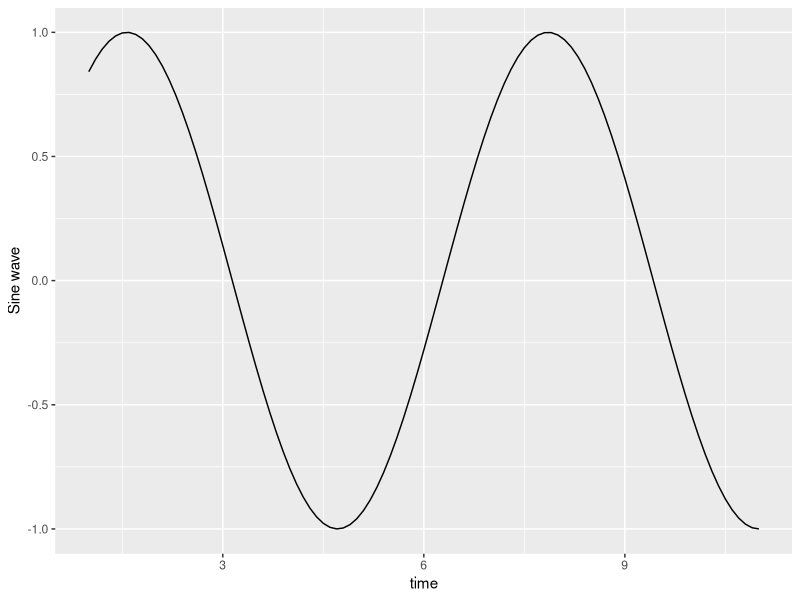
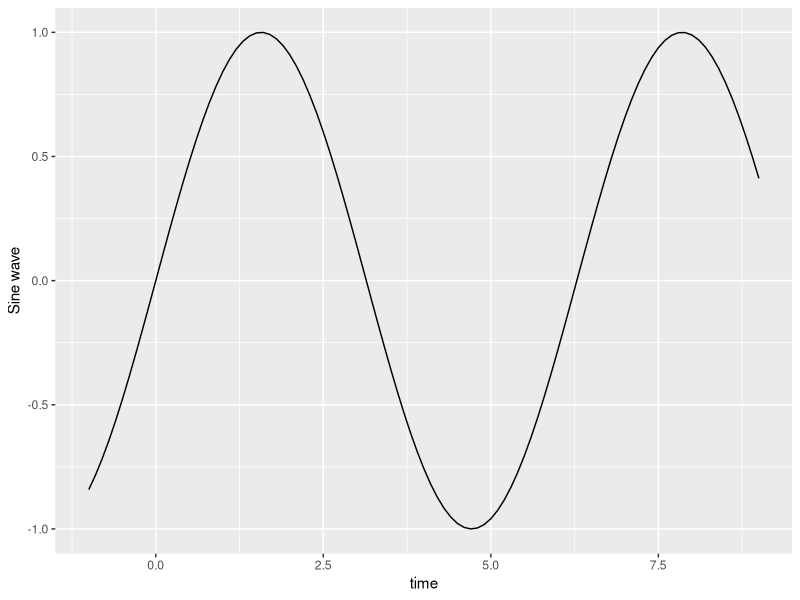
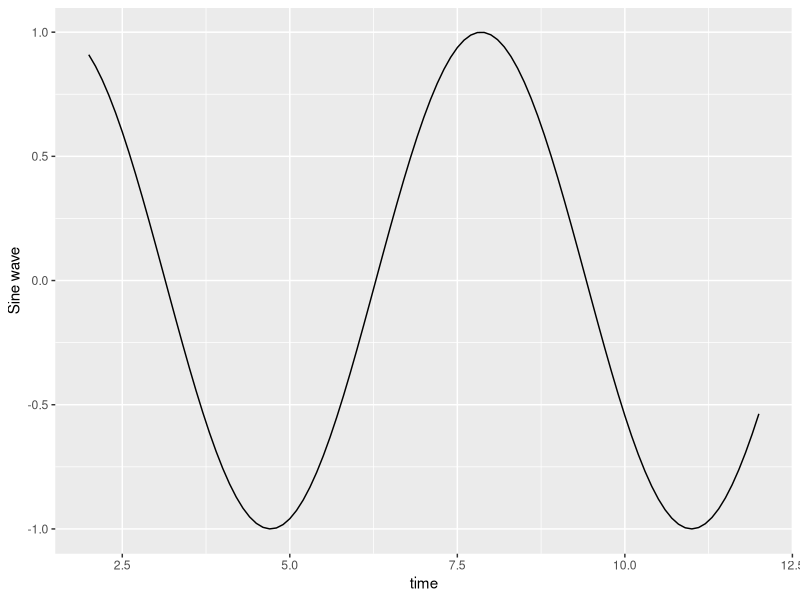
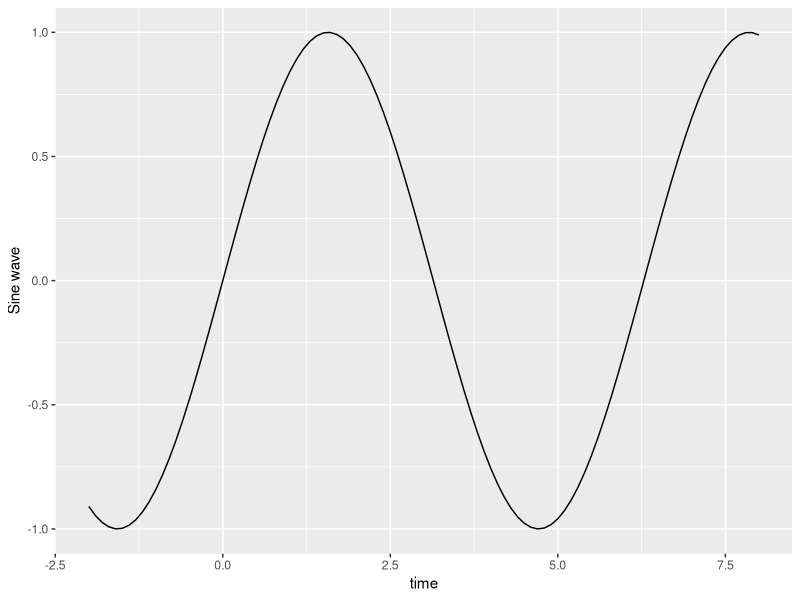
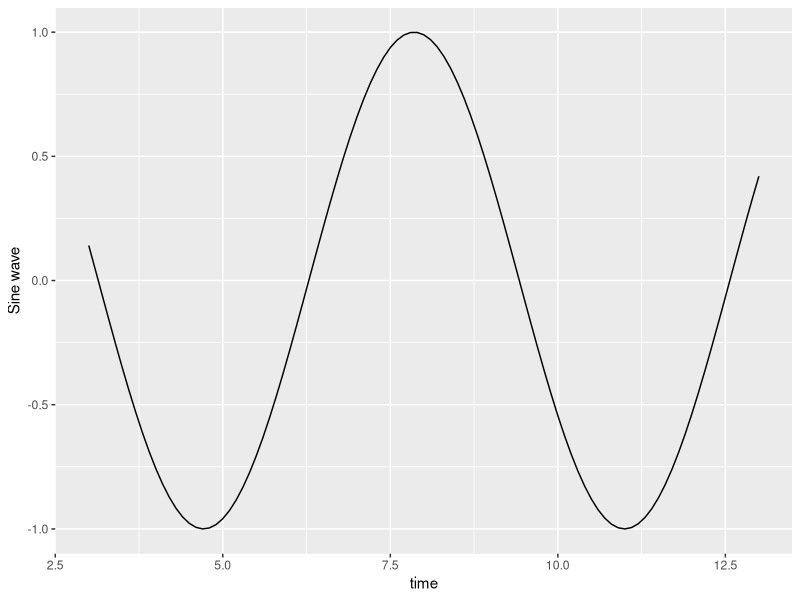
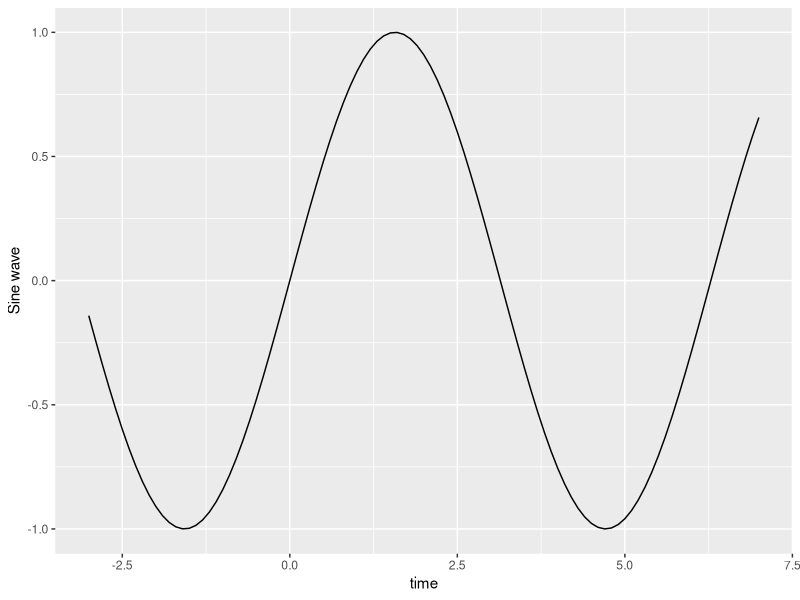
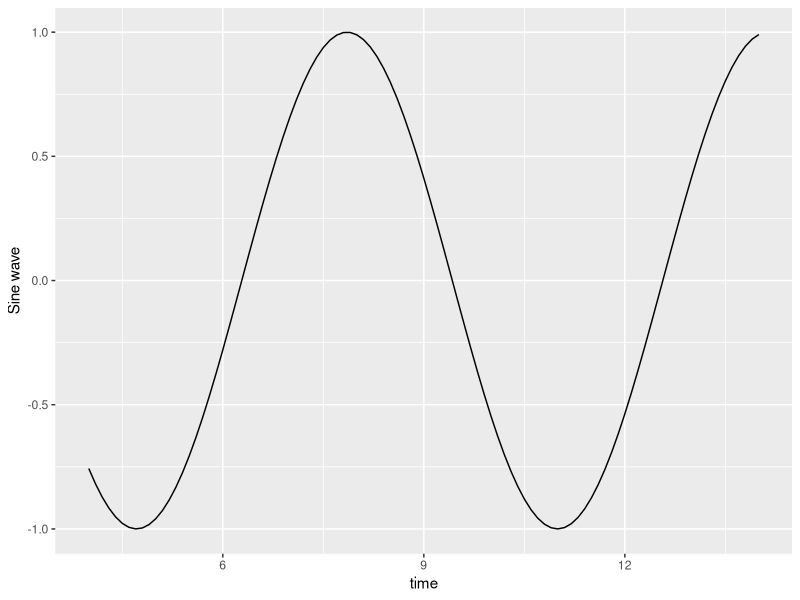
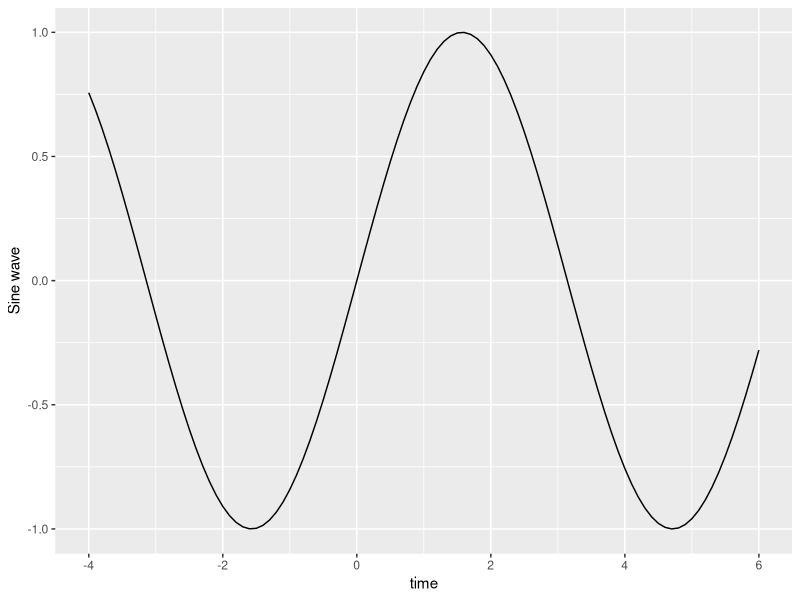

These charts were generated, in order, by the following R code: (Note: this script raises an error after producing the figures.)
library(ggplot2)
library(uuid)
library(rjson)  
genes<-list()
i <- 1
while (i < 10) {
    gene_name<-paste("GENE_",i,sep="")
    #generate and save top image
    top_img_uuid<-UUIDgenerate(use.time = NA, n = 1L)
    top_img_filename<-paste("public/images/",top_img_uuid,".png",sep="")
    t=seq(0+i,10+i,0.1)
    y=sin(t)
    qplot(t,y,geom="path", xlab="time", ylab="Sine wave")
    ggsave(top_img_filename,height=3,width=3,units="cm")
    bottom_img_uuid<-UUIDgenerate(use.time = NA, n = 1L)
    bottom_img_filename<-paste("public/images/",bottom_img_uuid,".png",sep="")
    t=seq(0-i,10-i,0.1)
    y=sin(t)
    qplot(t,y,geom="path", xlab="time", ylab="Sine wave")
    ggsave(bottom_img_filename,height=3,width=3,units="cm")
    gene<-list(name=gene_name,images=list(dotplot=bottom_img_uuid,featureplot=top_img_uuid))
    genes <- append(genes, list(gene))
    i = i+1
}
genesJson<-toJSON(genes)
write(genesJson, "src/genes.json")
